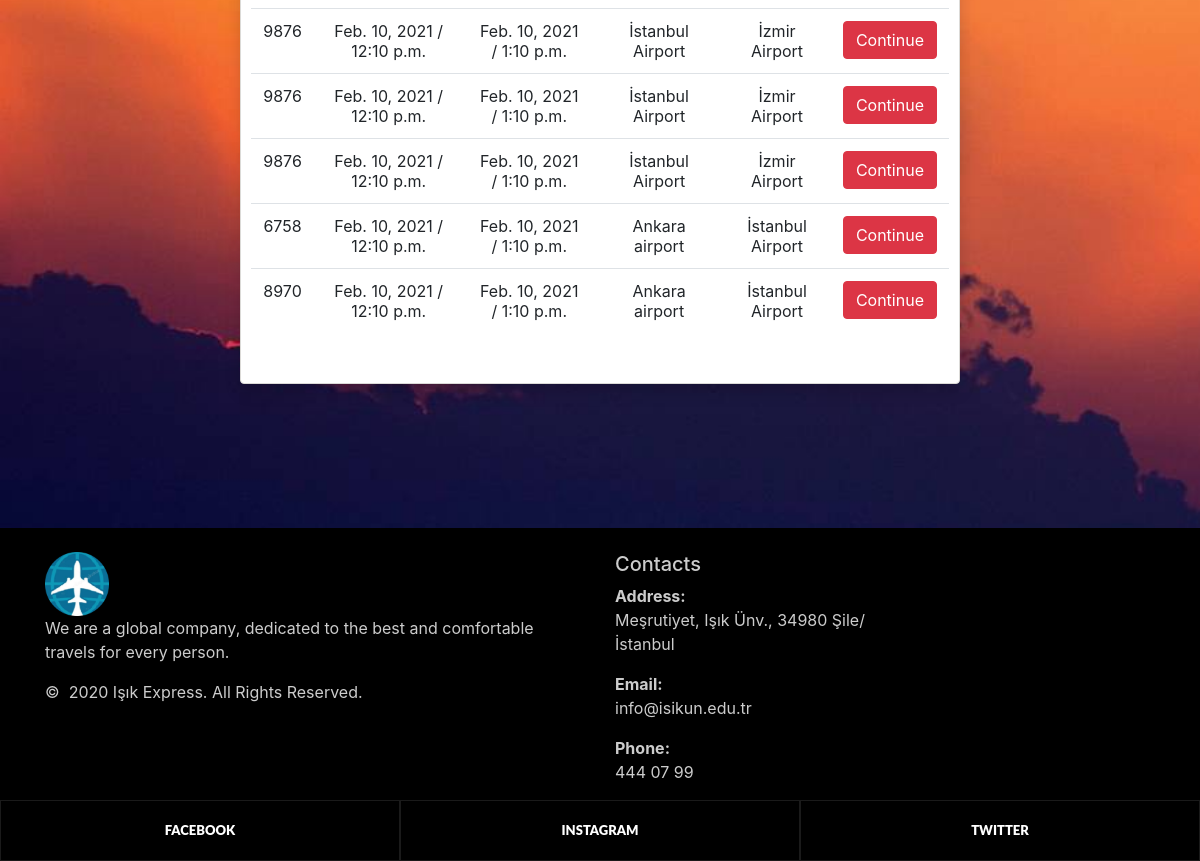
The app's page /homepage/ (signed in, lower part), older data.
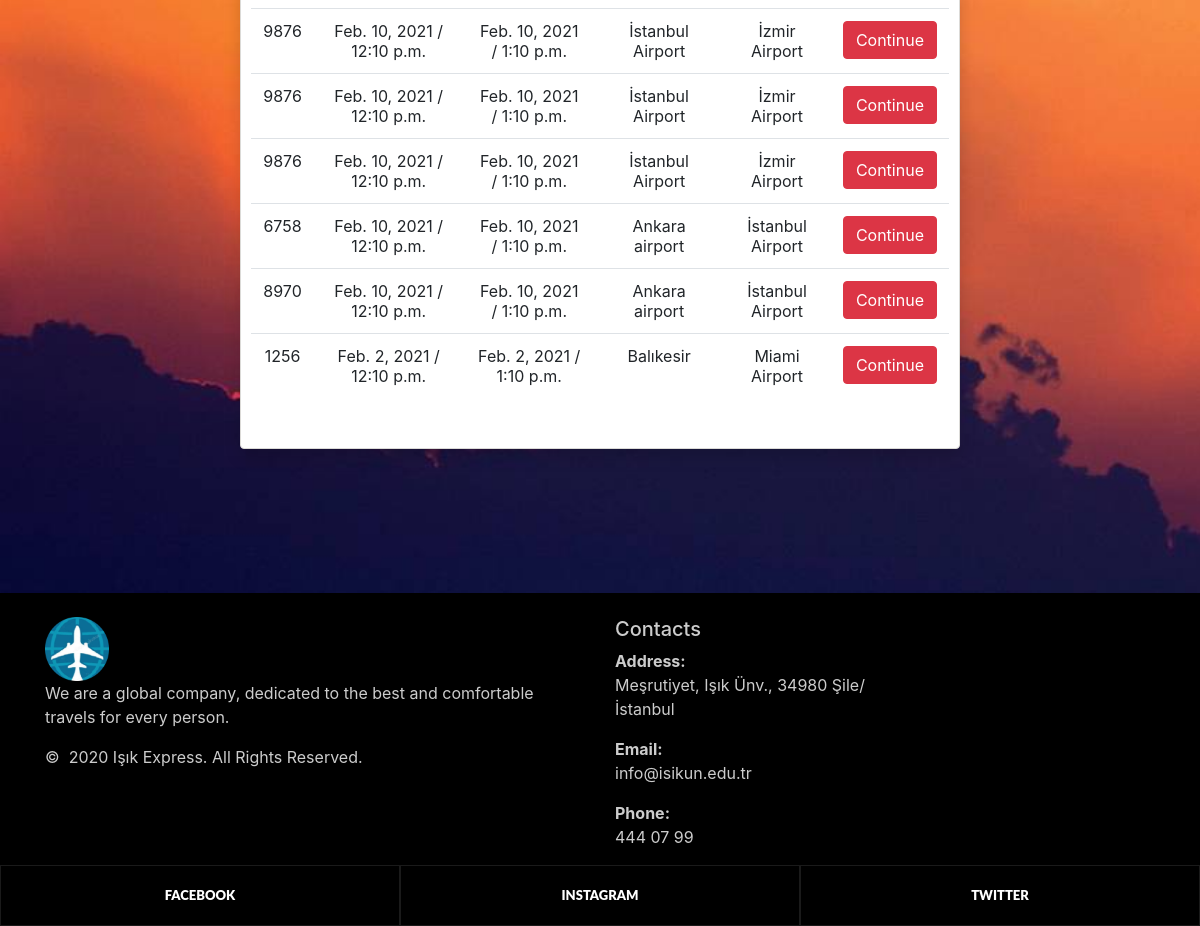
The same page, newer data.
### home/models.py (models this page shows, shortened)
class Flight(models.Model):
    pnr=models.CharField(max_length=10, null=True)
    departure_time = models.DateField(auto_now_add=False, auto_now=False, null=True)
    arrival_time = models.DateField(auto_now_add=False, auto_now=False, null=True)
    departure_hour=models.TimeField(auto_now=False, auto_now_add=False, null=True)
    arrival_hour = models.TimeField(auto_now=False, auto_now_add=False, null=True)
    from_airport = models.ForeignKey(Airport, null=True,on_delete=models.SET_NULL, related_name="from_airport")
    to_airport = models.ForeignKey(Airport, null=True,on_delete=models.SET_NULL, related_name="to_airport")
    price= models.DecimalField(max_digits=10,decimal_places=2,null=True)

class Airport(models.Model):
    name=models.CharField(max_length=255,null=True)
    address=models.CharField(max_length=500,null=True)
    def __str__(self):
        return self.name

### home/views.py (the view)
# urls.py: path('homepage/', views.homepage, name="homepage"),
@login_required
def homepage(request):
    user = request.user
    registereduser = RegisteredUser.objects.get(user=user)
    requested_user_type = user_type.objects.get(registereduser=registereduser)
    flights = Flight.objects.filter(departure_time__range=[timezone.now(), "2022-01-01"])
    myFilter = FlightFilter(request.GET , queryset=flights)
    flights = myFilter.qs
    form = addflight()
    if request.method == "POST":
        form = addflight(request.POST)
        if form.is_valid():
            form.save()
            return HttpResponseRedirect('/homepage/')
    if requested_user_type.user_type == 'A':
        return render(request, 'home/homepage.html', {'form':form, 'requested_user_type': requested_user_type, 'flights': flights})
    return render(request, 'home/homepage.html', {'flights': flights , 'myFilter':myFilter})

### home/templates/home/homepage.html (shortened to what the changed rows need)
{% extends 'home/main.html' %}
{% load static %}
{% block content %}
<head>
    <link rel="stylesheet" type="text/css" href="{% static 'css/footer.css' %}">
    <link rel="stylesheet" type="text/css" href="{% static 'css/background.css' %}">
    <link rel="stylesheet" href="https://cdnjs.cloudflare.com/ajax/libs/font-awesome/4.7.0/css/font-awesome.min.css">
    <link rel="stylesheet" href="https://stackpath.bootstrapcdn.com/bootstrap/4.1.1/css/bootstrap.min.css">
    <link rel="stylesheet" href="https://stackpath.bootstrapcdn.com/bootstrap/4.1.1/js/bootstrap.bundle.min.js">
</head>
<body class="first-info">
{% if requested_user_type.user_type == 'A' %}
<div class="card shadow mb-5 bg-white rounded" style=" margin-top: 100px; " class="first-info">
    <div class="card-body" style=" margin-top: 30px; ">
        <p class="card-title text-center shadow mb-5 rounded">Travel Booking Form</p>
        <div class="icons text-center">
            <img src="/static/images/logo.png" style="height: 70px; width: 70px; ">
        </div>
        <hr>
        <center><p><font face="tahoma" size="5" color="maroon"><b>Add Flights</b></font></p></center>
        <table class="table table-hover text-center">
            <thead>
            <tr>
                <th>PNR</th>
                <th>Departure Date</th>
                <th>Arrival Date</th>
                <th>Departure Airport</th>
                <th>Arrival Airport</th>
                <th>Base Price (Changable For Class Choices)</th>
                <th></th>
            </tr>
            </thead>
            <tbody>
            <form role="form" method="POST">
                {% csrf_token %}
                <div class="form-group">
                    <label><b>PNR:</b></label>
                    {{form.pnr}}
                </div>
                <div class="form-group">
                    <label><b>Departure Time:</b></label>
                    {{form.departure_time}}
                </div>
                <div class="form-group">
                    <label><b>Arrival Time:</b></label>
                    {{form.arrival_time}}
                </div>
                <div class="form-group">
                    <label><b>Departure Hour:</b></label>
                    {{form.departure_hour}}
                </div>
                <div class="form-group">
                    <label><b>Arrival Hour:</b></label>
                    {{form.arrival_hour}}
                </div>
                <div class="form-group">
                    <label><b>From Airport:</b></label>
                    {{form.from_airport}}
                </div>
                <div class="form-group">
                    <label><b>To Airport:</b></label>
                    {{form.to_airport}}
                </div>
                <div class="form-group">
                    <label><b>Price:</b></label>
                    {{form.price}}
                </div>
                <div class="form-group">
                    <button class="btn btn-dark btn-block" type="submit" onclick="myfunction()"
                            style="background-color:#ea7c1f">
                        Save Flight
                    </button>
                    <script>
            function myfunction(){
                alert("Flight added.");
                window.location.href = "{% url 'homepage' %}"
            }
                    </script>
                </div>
            </form>
            <center><p><font face="tahoma" size="5" color="maroon"><b>Available Flights</b></font></p></center>
            <hr>
            {% for i in flights %}
            <form action="" method="POST">
                {% csrf_token %}
                <tr>
                    <td>{{ i.pnr }}</td>
                    <td>{{ i.departure_time }} / {{ i.departure_hour }}</td>
                    <td>{{ i.arrival_time }} / {{ i.arrival_hour }}</td>
                    <td>{{ i.from_airport }}</td>
                    <td>{{ i.to_airport }}</td>
                     <td>{{ i.price }}</td>
                    <td>
                        <a href="/cancel_flight/{{ i.id }}"><b style='font-size:15px;'>&#10006;Delete</b></a>
                    </td>
                </tr>
            </form>
            {% endfor %}
            </tbody>
        </table>
        <br>
    </div>
</div>
{% else %}
<div class="card shadow mb-5 bg-white rounded" style=" margin-top: 100px; " class="first-info">
    <div class="card-body" style=" margin-top: 30px; ">
        <table class="table table-hover text-center">
            <tbody>
            {% for i in flights %}
            <form action="" method="POST">
                <tr>
                    <td>{{ i.pnr }}</td>
                    <td>{{ i.departure_time }} / {{ i.departure_hour }}</td>
                    <td>{{ i.arrival_time }} / {{ i.arrival_hour }}</td>
                    <td>{{ i.from_airport }}</td>
                    <td>{{ i.to_airport }}</td>
                    <td><a href="{% url 'selected_flight' i.id %}" name="choose" class="btn btn-danger" role="button">Continue</a>
                    </td>
                </tr>
            </form>
            {% endfor %}
            </tbody>
        </table>
        <br>
    </div>
</div>
{% endif %}
<br><br><br><br>
</body>
{% endblock %}

Row changes from the older to the newer data that the page shows:
added Flight: pnr "1256", departure_time "Feb. 2, 2021", departure_hour "12:10 p.m.", arrival_time "Feb. 2, 2021", arrival_hour "1:10 p.m.", from_airport "Balıkesir", to_airport "Miami Airport"
